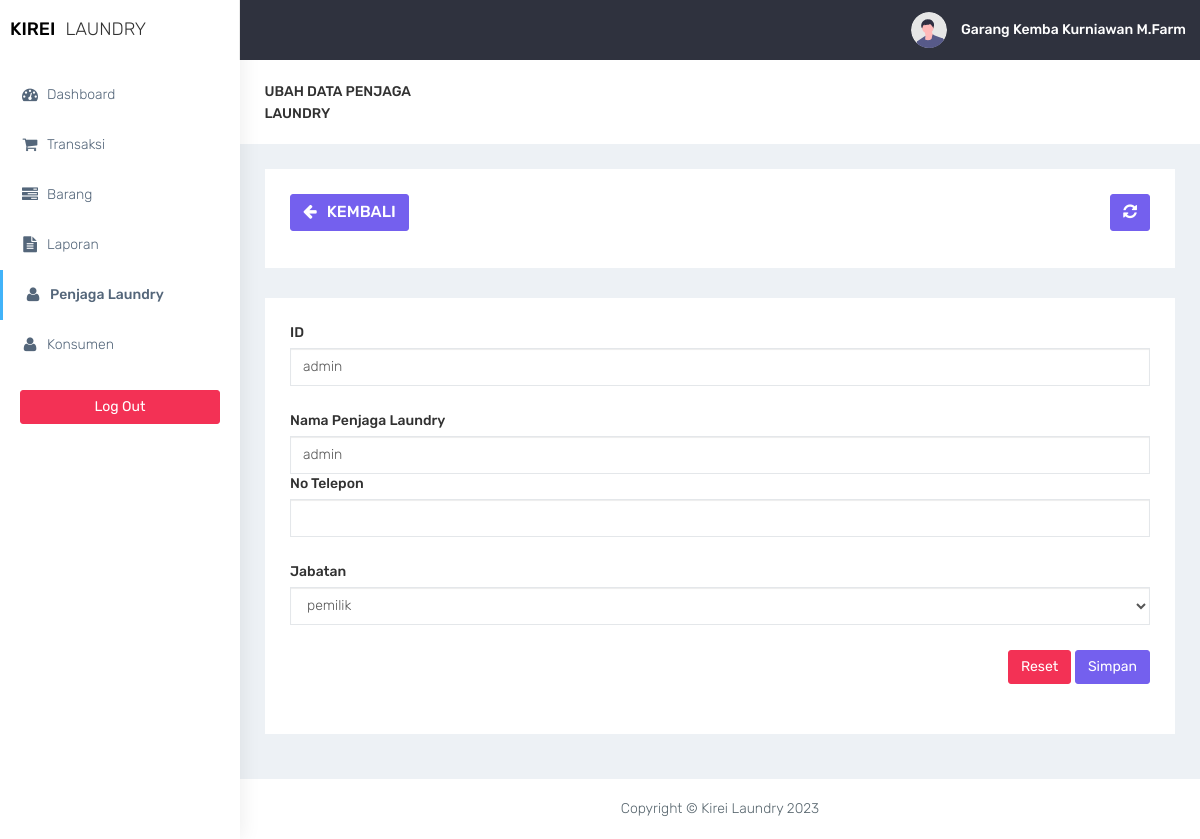
/penjaga-laundry/penjaga-form-edit.php?id_pegawai=admin (signed in), run on the app's committed database.
### tables this page shows
CREATE TABLE `pegawai` (
  `id_pegawai` varchar(5) NOT NULL,
  `nm_pegawai` varchar(30) NOT NULL,
  `no_tlp` varchar(13) NOT NULL,
  `jabatan` enum('pemilik','penjaga laundry') NOT NULL,
  `password` varchar(20) NOT NULL
);

### functions.php (called while the page is built, shortened)
<?php
function ambilsatubaris($conn, $query)
{
    $db = mysqli_query($conn, $query);
    return mysqli_fetch_assoc($db);
}

### penjaga-laundry/penjaga-form-edit.php (the view, shortened to what this page needs)
<?php
require '../functions.php';
$jabatan = ['pemilik','penjaga laundry'];
$id_pegawai = $_GET['id_pegawai'];
$sql = "SELECT * FROM pegawai WHERE id_pegawai = '$id_pegawai '";
$edit = ambilsatubaris($conn,$sql);
require '../layout/layout_header.php';
?>
<div class="container-fluid">
    <div class="row bg-title">
        <div class="col-lg-3 col-md-4 col-sm-4 col-xs-12">
            <h4 class="page-title">Ubah Data Penjaga Laundry</h4>
        </div>
    </div>
    <div class="row">
        <div class="col-md-12 col-lg-12 col-sm-12 col-xs-12">
            <div class="white-box">
                <div class="row">
                    <div class="col-md-6">
                        <a href="javascript:void(0)" onclick="window.history.back();" class="btn btn-primary box-title"><i class="fa fa-arrow-left fa-fw"></i> Kembali</a>
                    </div>
                    <div class="col-md-6 text-right">
                        <button id="btn-refresh" class="btn btn-primary box-title text-right" title="Refresh Data"><i class="fa fa-refresh" id="ic-refresh"></i></button>
                    </div>
                </div>
            </div>
        </div>
    </div>
    <div class="row">
        <div class="col-md-12 col-lg-12 col-sm-12 col-xs-12">
            <div class="white-box">
                <form method="post" action="">
                    <div class="form-group">
                        <label>ID</label>
                        <input type="text" name="id_pegawai" class="form-control" value="<?= $edit['id_pegawai'] ?>">
                    </div>
                    <div class="form-group">
                        <label>Nama Penjaga Laundry</label>
                        <input type="text" name="nm_pegawai" class="form-control" value="<?= $edit['nm_pegawai'] ?>">
                        <div class="form-group">
                            <label>No Telepon</label>
                            <input type="text" name="no_tlp" class="form-control" value="<?= $edit['no_tlp'] ?>">
                        </div>
                       <div class="form-group">
                        <label>Jabatan</label>
                        <select name="jabatan" class="form-control">
                            <?php foreach ($jabatan as $key) : ?>
                                <?php if ($key == $edit['jabatan']) : ?>
                                    <option value="<?= $key ?>" selected><?= $key ?></option>
                                <?php else : ?>
                                    <option value="<?= $key ?>"><?= $key ?></option>
                                <?php endif; ?>
                            <?php endforeach; ?>
                        </select>
                    </div>
                        <div class="text-right">
                            <button type="reset" class="btn btn-danger">Reset</button>
                            <button type="submit" name="btn-simpan" class="btn btn-primary">Simpan</button>
                        </div>
                </form>
            </div>
        </div>
    </div>
</div>
<?php
require '../layout/layout_footer.php';
?>

### assets/css/colors/default.css (style rules this page uses)
body { background: #fff; }

### data on the page
pegawai: id_pegawai "admin", nm_pegawai "admin", jabatan "pemilik"

### other printed values
$_SESSION['nm_pegawai'] "Garang Kemba Kurniawan M.Farm"
